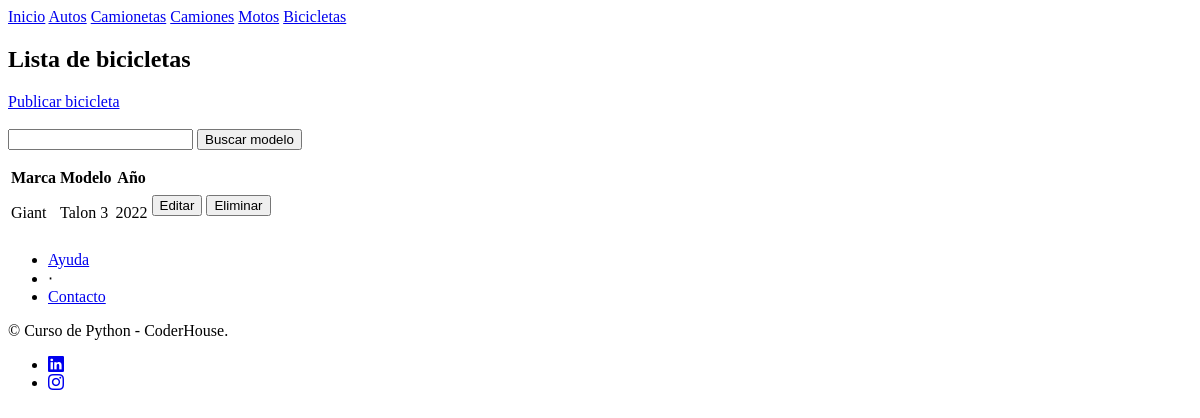
The page /listados/lista_bicicletas/ on the database as committed earlier.
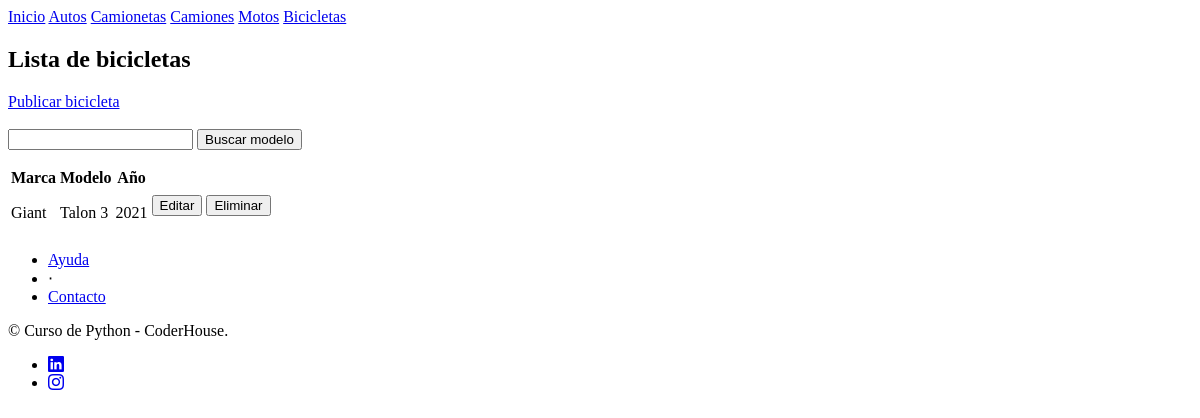
The same page on the database as committed later.
### app_preentrega/models.py (models this page shows, shortened)
class bicicletas (models.Model):
    marca = models.CharField(max_length=50)
    modelo = models.CharField(max_length=50)
    ano = models.CharField(max_length=4)
    color = models.CharField(max_length=15)
    equipamiento = models.CharField(max_length=100)
    descripcion = models.CharField(max_length=200)

### app_preentrega/views.py (the view)
# urls.py: path('lista_bicicletas/', lista_bicicletas, name="bicicletas"),
def lista_bicicletas(request): #esto renderiza una lista con el contexto que se le pase
    contexto = {
        "bicicletas" : bicicletas.objects.all()
    }
    http_response = render(
        request = request,
        template_name = 'pre_entrega/lista_bicicletas.html',
        context = contexto,
    )
    return http_response

### app_preentrega/templates/pre_entrega/lista_bicicletas.html (shortened to what this page needs)
{% extends "pre_entrega/base.html" %}
{% block contenido%}
<section>
    <div>
        <h1>Lista de bicicletas</h1>
        <a class="navbar-brand" href="{% url 'subir_bicicletas' %}"> Publicar bicicleta </a>
        <br><br>
        <form action="{% url 'buscar_bicicletas' %}" method="POST">
            <input type="text" name="busqueda">
            <input type="submit" value="Buscar modelo">
        </form>
        <table class="table">
            <tbody>
                <tr>
                    <th> Marca </th>
                    <th> Modelo </th>
                    <th> Año </th>
                    <th>  </th>
                </tr>
                <tr>
                {% for bici in bicicletas %}
                    <td> {{bici.marca}} </td>
                    <td> {{bici.modelo}} </td>
                    <td> {{bici.ano}} </td>
                    <td>
                        <form action="{% url 'editar_bicicletas' bici.id %}">
                            <input type="submit" value="Editar"/>
                        </form>
                    </td>
                    <td>
                        <form action="{% url 'eliminar_bicicletas' bici.id %}" method="POST">
                            <input type="submit" value="Eliminar"/>
                        </form>
                    </td>
                </tr>
                {% endfor %}
            </tbody>
        </table>
    </div>
</section>
{% endblock contenido%}

Rows that differ between the two databases and show on the page:
changed bicicletas "Giant": ano "2022" → "2021"
